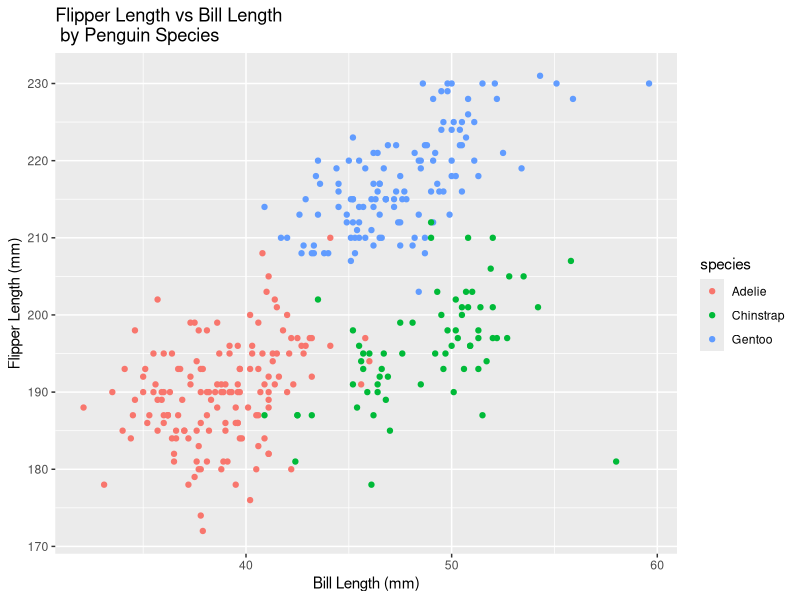
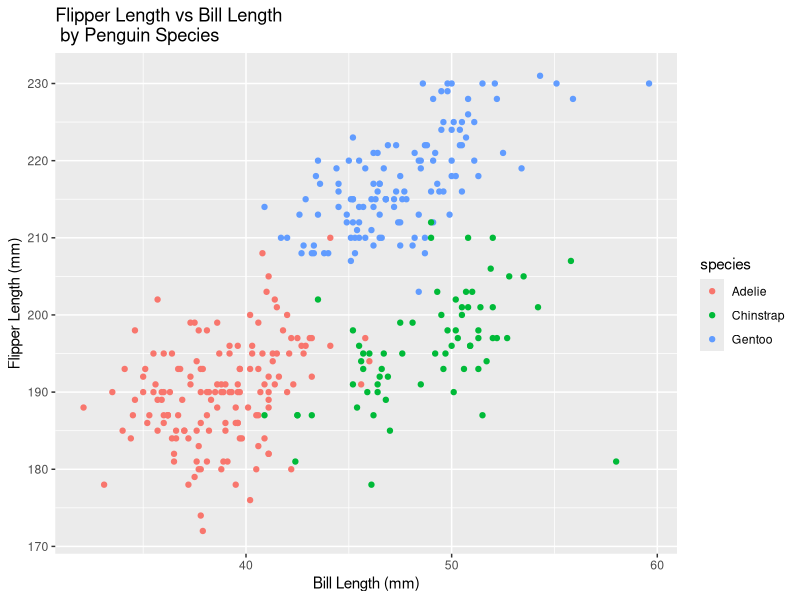

Generate these figures, in order, with R:
## ---- chunk 1
knitr::opts_chunk$set(echo = TRUE)
## ---- chunk 2
  library(tidyverse)
  library(ggplot2)
  library(palmerpenguins)
## ---- chunk 3
# I decided to set echo to true, so you can see both my code and the results in the knitted HTML file.

# problem1_DF is a data frame that consists of various data types, including a standard normal distribution of numbers, boolean values, character and factor vectors.

problem1_DF = 
  tibble(
    normal_distribution_values = rnorm(10),
    logical_vector = normal_distribution_values>0,
    charactor_vector_10 = c("go", "on", "I", "know", "it", "not", "me", "not", "hermoine", "YOU"),
    factor_vector_10 = factor(c("harry", "hermoine", "ron", "ron", "ron", "hermoine", "harry", "hermoine", "harry", "ron"))
  )

# generates a table of problem1_DF to inspect whether values have successfully been input
view(problem1_DF, n = 10)

# Take the mean of each set of values in the dataframe

# Take the mean of the normally distributed 10 values that were generated
ndist_mean = mean(problem1_DF %>% pull(1))
ndist_mean
#ndist_mean = ~-0.228, which is about what we would expect

# Take the mean of the logical vector
logvec_mean = mean(problem1_DF %>% pull(2))
logvec_mean
# logvec_mean = 0.3, which assumes TRUE = 1, and FALSE = 0.

# Take the mean of the character vector
chvec_mean = mean(problem1_DF %>% pull(3))
chvec_mean

# Take the mean of the factor vector
factor_mean = mean(problem1_DF %>% pull(4))
factor_mean
## ---- chunk 4
#load the penguins dataset
data("penguins", package = "palmerpenguins")

#determine some summary statistics about the penguins dataset
summary(penguins)
#running the summary function, we see that there are three species (Adelie, Chinstrap, and Gentoo) and three islands (Biscoe, Dream, Torgersen). There are 152 Adelie penguins, 68 Chinstrap penguins. Other variables of interest include the average bill length and bill depth, flipper length, body mass, penguin sex and year of observation.
head(penguins)

#the number of rows and columns in the penguins dataset
num_columns = ncol(penguins)
num_columns
num_rows = nrow(penguins)
num_rows
#there are 344 rows and 8 columns in the penguins dataset.

#the mean flipper length
flipper_length_mm = penguins %>% pull(3) %>% na.omit()
flipper_length_mm_mean = mean(flipper_length_mm)
flipper_length_mm_mean
 
#the mean flipper length of the penguins in this dataset is 43.92193mm
## ---- chunk 5
#generate a scatterplot of bill_length_mm (x) vs flipper_length_mm (y), with points colored by species
flipper_plot = ggplot(data = penguins, aes(x = bill_length_mm, y =flipper_length_mm, color = species)) + geom_point() + ggtitle("Flipper Length vs Bill Length \n by Penguin Species") + xlab("Bill Length (mm)") + ylab("Flipper Length (mm)")
plot(flipper_plot)

#save the scatterplot
ggsave("scatter_plot.pdf", height = 4, width = 6)

